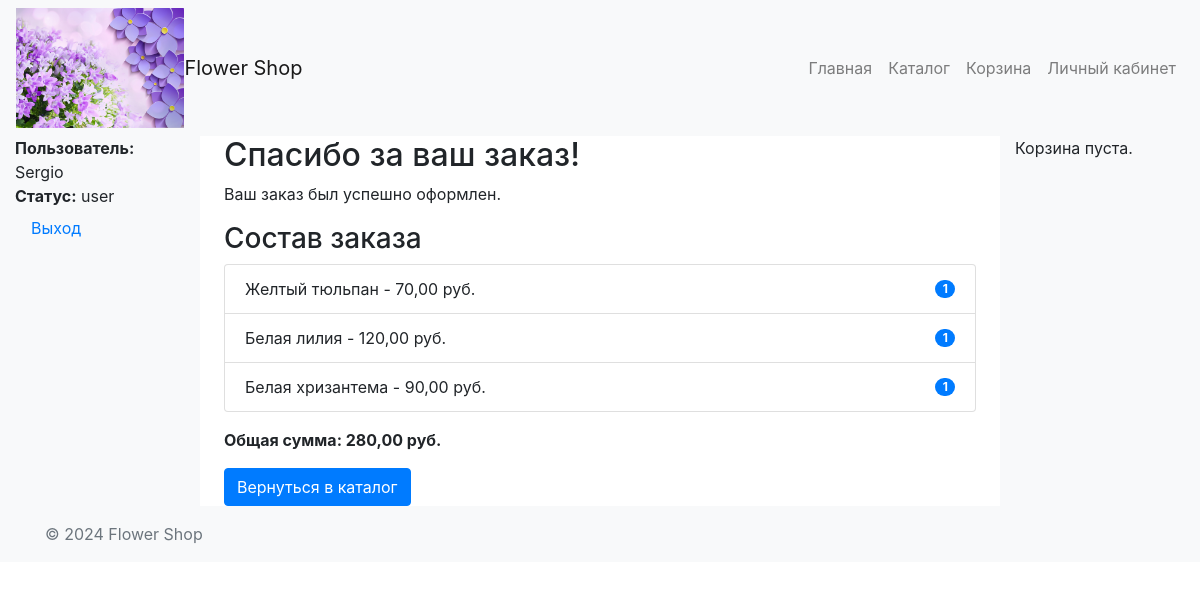
Screenshot of /orders/order_success/ (signed in) with the database file from the repository.
### main/models.py (models this page shows, shortened)
class CustomUser(AbstractUser):
    StatusID = models.ForeignKey(StatusDostupa, on_delete=models.SET_DEFAULT, default=2)
    telefon = models.CharField(max_length=20, blank=True, default="")
    Primechanie = models.TextField(blank=True, default="")
    tg_Chat_ID = models.CharField(max_length=255, null=True, blank=True)
    tg_User_ID = models.CharField(max_length=255, null=True, blank=True)
    groups = models.ManyToManyField(
        'auth.Group',
        related_name='customuser_set',  # Измените related_name
        blank=True,
        help_text='The groups this user belongs to. A user will get all permissions granted to each of their groups.',
        related_query_name='user',
    )
    user_permissions = models.ManyToManyField(
        'auth.Permission',
        related_name='customuser_set',  # Измените related_name
        blank=True,
        help_text='Specific permissions for this user.',
        related_query_name='user',
    )

class StatusDostupa(models.Model):
    ID = models.AutoField(primary_key=True)
    Status = models.CharField(max_length=255)
    Opisanie_Dostupa = models.TextField(default="")  # Новое поле для описания статуса доступа

class Otgruzka(models.Model):
    ID = models.AutoField(primary_key=True)
    ID_Zakaz = models.ForeignKey(Zakaz, on_delete=models.CASCADE)
    tovar_id = models.ForeignKey(Tovar, on_delete=models.CASCADE)
    quantity = models.PositiveIntegerField()
    cena = models.DecimalField(max_digits=10, decimal_places=2)

class Tovar(models.Model):
    ID = models.AutoField(primary_key=True)
    Nazvanie = models.CharField(max_length=255)
    Cena = models.DecimalField(max_digits=10, decimal_places=2)
    Img_url = models.URLField(max_length=255)
    Reiting = models.DecimalField(max_digits=3, decimal_places=2, default=0.00)
    Opisanie = models.TextField()
    ID_TipTovara = models.ForeignKey(Tip_Tovara, on_delete=models.CASCADE)
    ID_KategorTovara = models.ForeignKey(Kat_Tovara, on_delete=models.CASCADE)
    kolich_otzyv = models.IntegerField(default=0)

### orders/views.py (the view)
# urls.py: path('order_success/', order_success, name='order_success'),
@login_required
def order_success(request):
    zakaz = Zakaz.objects.filter(ID_User=request.user).order_by('-DataZakaza').first()
    otgruzki = Otgruzka.objects.filter(ID_Zakaz=zakaz)
    total_price = sum(item.cena * item.quantity for item in otgruzki)
    context = {
        'zakaz': zakaz,
        'otgruzki': otgruzki,
        'total_price': total_price,
    }
    return render(request, 'orders/order_success.html', context)

### orders/templates/orders/order_success.html (shortened to what this page needs)
{% extends 'main/base.html' %}
{% block content %}
    <h2>Спасибо за ваш заказ!</h2>
    <p>Ваш заказ был успешно оформлен.</p>
    <h3>Состав заказа</h3>
    <ul class="list-group mb-3">
        {% for item in otgruzki %}
            <li class="list-group-item d-flex justify-content-between align-items-center">
                {{ item.tovar_id.Nazvanie }} - {{ item.cena }} руб.
                <span class="badge badge-primary badge-pill">{{ item.quantity }}</span>
            </li>
        {% endfor %}
    </ul>
    <p><strong>Общая сумма: {{ total_price }} руб.</strong></p>
    <a href="{% url 'catalog' %}" class="btn btn-primary">Вернуться в каталог</a>
{% endblock %}

### main/templates/main/base.html (shortened to what this page needs)
{% load static %}
<!doctype html>
<html lang="en">
<head>
    <link href="https://stackpath.bootstrapcdn.com/bootstrap/4.5.2/css/bootstrap.min.css" rel="stylesheet">
    <link href="{% static 'main/css/styles.css' %}" rel="stylesheet">
    <link href="{% static 'catalog/css/style.css' %}" rel="stylesheet">
</head>
<body>
    <nav class="navbar navbar-expand-lg navbar-light bg-light">
        <img src="{% static 'main/img/img_footer2.jpg' %}" alt="Logo" style="height: 120px; object-fit: cover;">
        <a class="navbar-brand" href="{% url 'index' %}">Flower Shop</a>
        <div class="collapse navbar-collapse" id="navbarNav">
            <ul class="navbar-nav ml-auto">
                <li class="nav-item">
                    <a class="nav-link" href="{% url 'index' %}">Главная</a>
                </li>
                <li class="nav-item">
                    <a class="nav-link" href="{% url 'catalog' %}">Каталог</a>
                </li>
                <li class="nav-item">
                    <a class="nav-link" href="{% url 'cart_detail' %}">Корзина</a>
                </li>
                {% if user.is_authenticated %}
                    <li class="nav-item">
                        {% if user.StatusID_id == 2 %}
                            <a class="nav-link" href="{% url 'user_kabinet' %}">Личный кабинет</a>
                        {% elif user.StatusID_id == 3 %}
                            <a class="nav-link" href="{% url 'manager_kabinet' %}">Личный кабинет</a>
                        {% endif %}
                    </li>
                {% endif %}
            </ul>
        </div>
    </nav>
    <div class="container-fluid">
        <div class="row">
            <nav class="col-md-3 col-lg-2 d-md-block bg-light sidebar">
                <div class="sidebar-sticky">
                    <ul class="nav flex-column">
                        {% if user.is_authenticated %}
                            <li class="nav-item">
                                <strong>Пользователь:</strong> {{ user.username }}
                            </li>
                            <li class="nav-item">
                                <strong>Статус:</strong> {{ user.StatusID.Status }}
                            </li>
                            <li class="nav-item">
                                <a class="nav-link" href="{% url 'logout' %}">Выход</a>
                            </li>
                        {% endif %}
                    </ul>
                </div>
            </nav>
            <main role="main" class="col-md-7 ml-sm-auto col-lg-8 px-4">
                {% block content %}{% endblock %}
            </main>
            <aside class="col-md-2 bg-light" id="cart-sidebar">
                {% include 'orders/cart_info.html' %}
            </aside>
        </div>
    </div>
    <footer class="footer mt-auto py-3 bg-light">
        <div class="container">
            <span class="text-muted">© 2024 Flower Shop</span>
        </div>
    </footer>
</body>
</html>

### rows the page displays
CustomUser: username "Sergio", StatusID.Status "user"
Otgruzka: tovar_id.Nazvanie "Желтый тюльпан", cena "70,00", quantity "1"
Otgruzka: tovar_id.Nazvanie "Белая лилия", cena "120,00", quantity "1"
Otgruzka: tovar_id.Nazvanie "Белая хризантема", cena "90,00", quantity "1"

### other values shown
{{ total_price }} "280,00"
